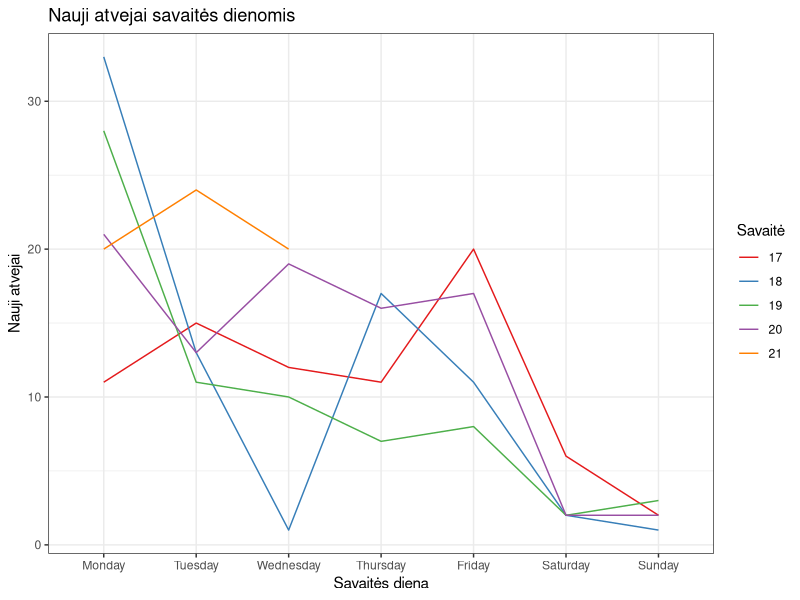
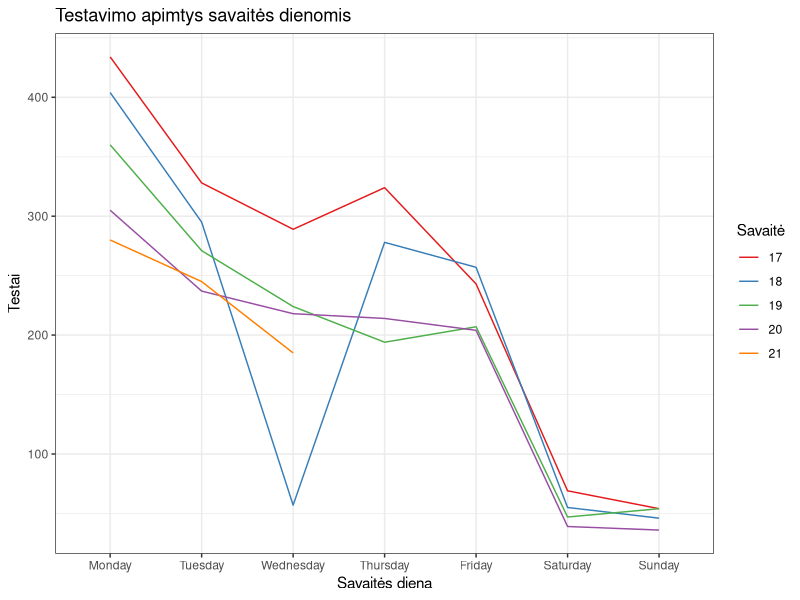
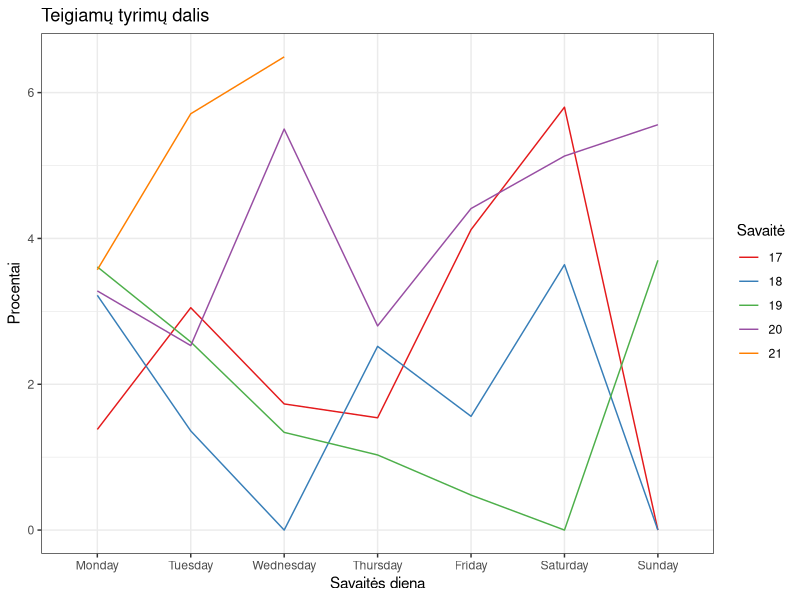
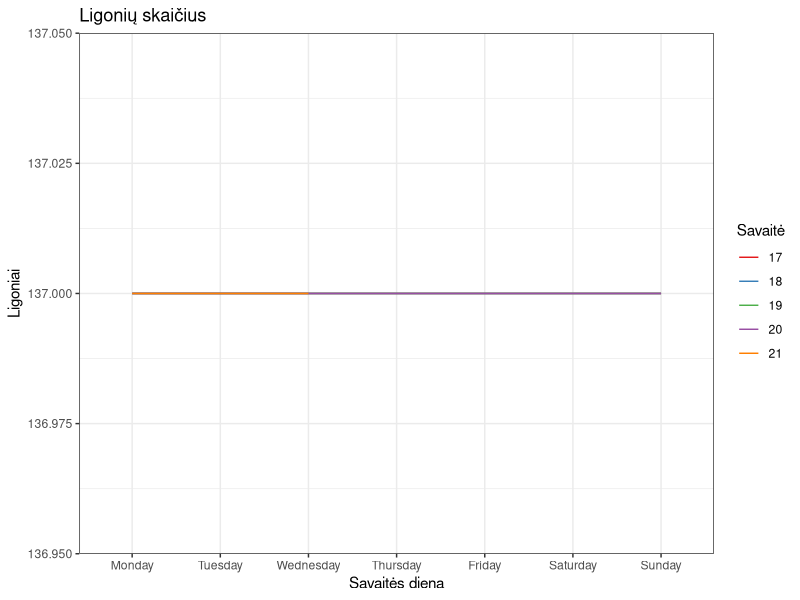
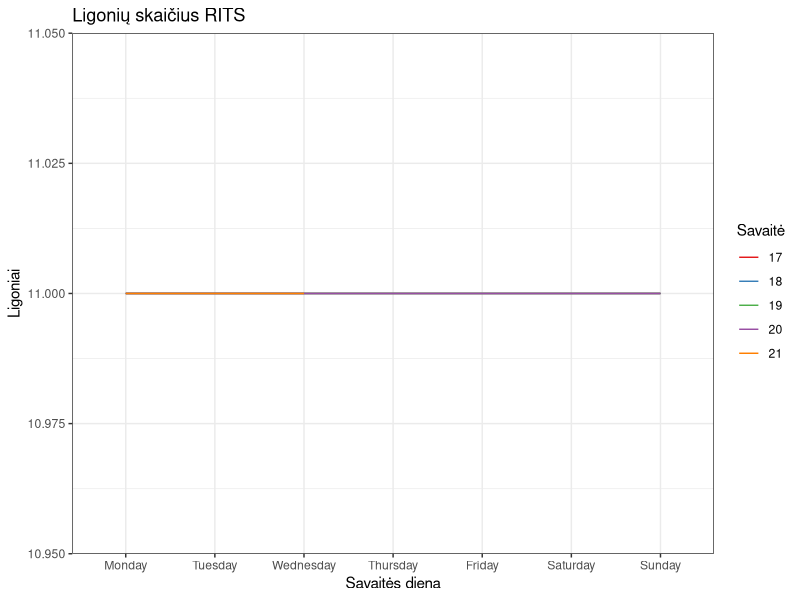
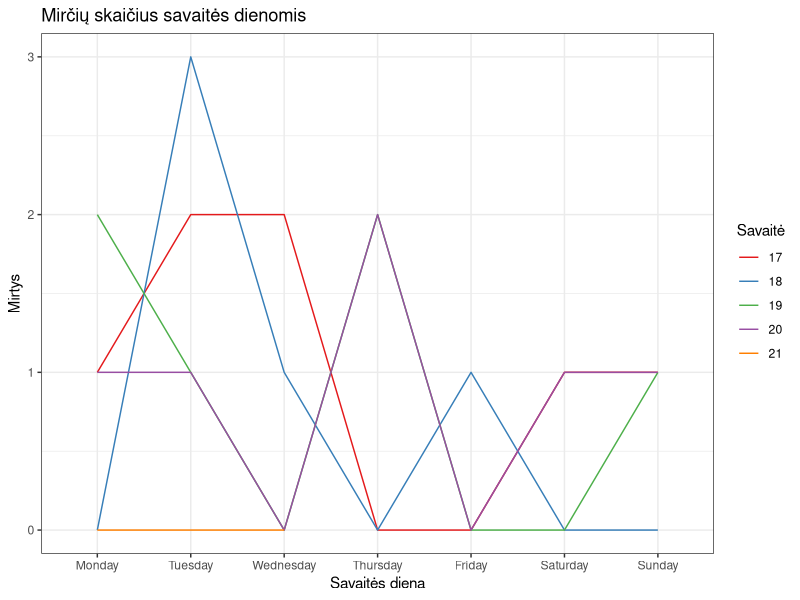
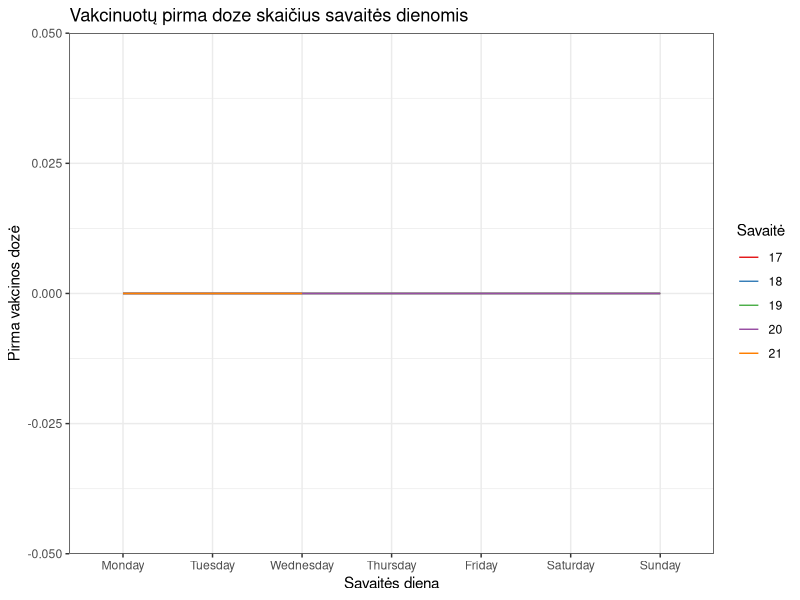
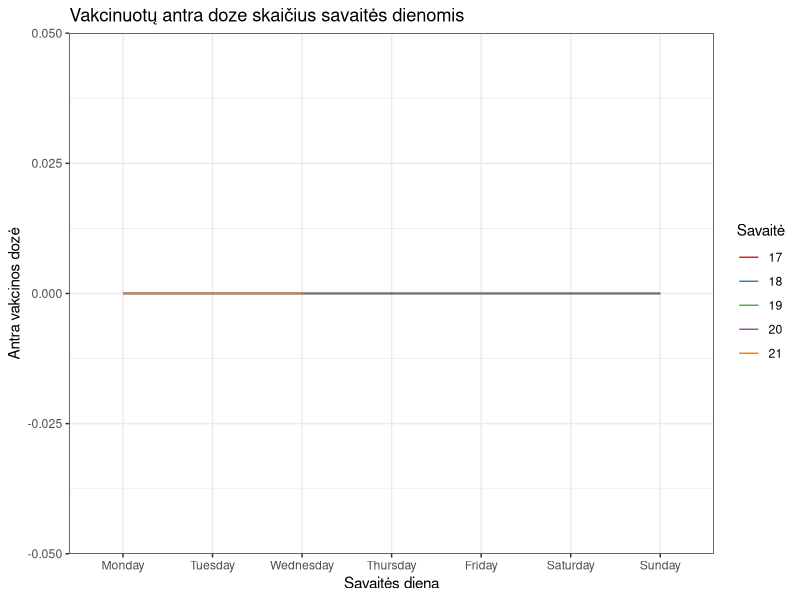

Reproduce these figures in R, in order.
## ---- chunk 1
knitr::opts_chunk$set(echo = FALSE)
library(dplyr)
library(ggplot2)
library(lubridate)
Sys.setlocale(locale = "lt_LT.UTF-8")
## ---- chunk 2
lv1 <- read.csv("../data/lt-covid19-country.csv") %>% mutate(day = ymd(day))

lv11 <- lv1 %>%
  select(day, tests_daily, confirmed_daily, deaths_daily, tests_mobile_daily, tpr_dgn, tpn = tests_positive_daily, hospitalized, icu, vaccinated_1_daily, vaccinated_2_daily, vaccinated_3_daily) %>%
  mutate(tpr = round(100 * tpn / tests_daily, 2), tpr2 = round(100 * confirmed_daily / tests_daily, 2), hospitalized_daily = hospitalized - lag(hospitalized), icu_daily = icu - lag(icu))

lv12 <- lv11 %>% mutate(week = isoweek(day), weekday = weekdays(day), wday = wday(day, week_start = 1), fday = floor_date(day, unit = "week", week_start = 1))

wf <- lv12 %>%
  filter(wday %in% (1:7)) %>%
  slice_head(n = 7) %>%
  arrange(wday) %>%
  .$weekday

lv12 <- lv12 %>% mutate(wfday = factor(weekday, levels = wf))


## Select exactly 5 weeks back
ff <- lv12 %>%
  filter(day >= max(lv12$day) - days(35)) %>%
  .$fday %>%
  unique() %>%
  sort()

start_day <- ff[length(ff) - 4]
## ---- chunk 3
ggplot(aes(x = wfday, y = confirmed_daily, group = week, colour = as.character(week)), data = lv12 %>% filter(day >= start_day)) +
  geom_line() +
  scale_colour_manual(name = "Savaitė", values = RColorBrewer::brewer.pal(5, "Set1")) +
  theme_bw() +
  labs(x = "Savaitės diena", y = "Nauji atvejai", title = "Nauji atvejai savaitės dienomis")
## ---- chunk 4
ggplot(aes(x = wfday, y = tests_daily, group = week, colour = as.character(week)), data = lv12 %>% filter(day >= start_day)) +
  geom_line() +
  scale_colour_manual(name = "Savaitė", values = RColorBrewer::brewer.pal(5, "Set1")) +
  theme_bw() +
  labs(x = "Savaitės diena", y = "Testai", title = "Testavimo apimtys savaitės dienomis")
## ---- chunk 5
ggplot(aes(x = wfday, y = tpr, group = week, colour = as.character(week)), data = lv12 %>% filter(day >= start_day)) +
  geom_line() +
  scale_colour_manual(name = "Savaitė", values = RColorBrewer::brewer.pal(5, "Set1")) +
  theme_bw() +
  labs(x = "Savaitės diena", y = "Procentai", title = "Teigiamų tyrimų dalis")
## ---- chunk 6
ggplot(aes(x = wfday, y = hospitalized, group = week, colour = as.character(week)), data = lv12 %>% filter(day >= start_day)) +
  geom_line() +
  scale_colour_manual(name = "Savaitė", values = RColorBrewer::brewer.pal(5, "Set1")) +
  theme_bw() +
  labs(x = "Savaitės diena", y = "Ligoniai", title = "Ligonių skaičius")
## ---- chunk 7
ggplot(aes(x = wfday, y = icu, group = week, colour = as.character(week)), data = lv12 %>% filter(day >= start_day)) +
  geom_line() +
  scale_colour_manual(name = "Savaitė", values = RColorBrewer::brewer.pal(5, "Set1")) +
  theme_bw() +
  labs(x = "Savaitės diena", y = "Ligoniai", title = "Ligonių skaičius RITS")
## ---- chunk 8
ggplot(aes(x = wfday, y = deaths_daily, group = week, colour = as.character(week)), data = lv12 %>% filter(day >= start_day)) +
  geom_line() +
  scale_colour_manual(name = "Savaitė", values = RColorBrewer::brewer.pal(5, "Set1")) +
  theme_bw() +
  labs(x = "Savaitės diena", y = "Mirtys", title = "Mirčių skaičius savaitės dienomis")
## ---- chunk 9
ggplot(aes(x = wfday, y = vaccinated_1_daily, group = week, colour = as.character(week)), data = lv12 %>% filter(day >= start_day)) +
  geom_line() +
  scale_colour_manual(name = "Savaitė", values = RColorBrewer::brewer.pal(5, "Set1")) +
  theme_bw() +
  labs(x = "Savaitės diena", y = "Pirma vakcinos dozė", title = "Vakcinuotų pirma doze skaičius savaitės dienomis")
## ---- chunk 10
ggplot(aes(x = wfday, y = vaccinated_2_daily, group = week, colour = as.character(week)), data = lv12 %>% filter(day >= start_day)) +
  geom_line() +
  scale_colour_manual(name = "Savaitė", values = RColorBrewer::brewer.pal(5, "Set1")) +
  theme_bw() +
  labs(x = "Savaitės diena", y = "Antra vakcinos dozė", title = "Vakcinuotų antra doze skaičius savaitės dienomis")
## ---- chunk 11
ggplot(aes(x = wfday, y = vaccinated_3_daily, group = week, colour = as.character(week)), data = lv12 %>% filter(day >= start_day)) +
  geom_line() +
  scale_colour_manual(name = "Savaitė", values = RColorBrewer::brewer.pal(5, "Set1")) +
  theme_bw() +
  labs(x = "Savaitės diena", y = "Trečia vakcinos dozė", title = "Vakcinuotų trečia doze skaičius savaitės dienomis")
